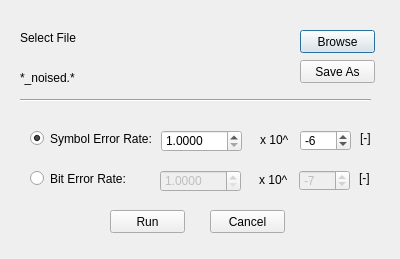
<?xml version="1.0" encoding="UTF-8"?>
<ui version="4.0">
 <class>Channel</class>
 <widget class="QDialog" name="Channel">
  <property name="geometry">
   <rect>
    <x>0</x>
    <y>0</y>
    <width>400</width>
    <height>259</height>
   </rect>
  </property>
  <property name="windowTitle">
   <string>Dialog</string>
  </property>
  <widget class="QPushButton" name="browseButton">
   <property name="geometry">
    <rect>
     <x>300</x>
     <y>30</y>
     <width>75</width>
     <height>23</height>
    </rect>
   </property>
   <property name="text">
    <string>Browse</string>
   </property>
  </widget>
  <widget class="QLabel" name="openLabel">
   <property name="geometry">
    <rect>
     <x>20</x>
     <y>30</y>
     <width>211</width>
     <height>16</height>
    </rect>
   </property>
   <property name="text">
    <string>Select File</string>
   </property>
  </widget>
  <widget class="QPushButton" name="saveButton">
   <property name="geometry">
    <rect>
     <x>300</x>
     <y>60</y>
     <width>75</width>
     <height>23</height>
    </rect>
   </property>
   <property name="text">
    <string>Save As</string>
   </property>
  </widget>
  <widget class="QLabel" name="saveLabel">
   <property name="geometry">
    <rect>
     <x>20</x>
     <y>70</y>
     <width>251</width>
     <height>16</height>
    </rect>
   </property>
   <property name="text">
    <string>*_noised.*</string>
   </property>
  </widget>
  <widget class="Line" name="line">
   <property name="geometry">
    <rect>
     <x>20</x>
     <y>90</y>
     <width>351</width>
     <height>20</height>
    </rect>
   </property>
   <property name="orientation">
    <enum>Qt::Horizontal</enum>
   </property>
  </widget>
  <widget class="QSpinBox" name="spinBox">
   <property name="geometry">
    <rect>
     <x>300</x>
     <y>130</y>
     <width>51</width>
     <height>21</height>
    </rect>
   </property>
   <property name="minimum">
    <number>-99</number>
   </property>
   <property name="maximum">
    <number>0</number>
   </property>
   <property name="value">
    <number>-6</number>
   </property>
  </widget>
  <widget class="QLabel" name="label_4">
   <property name="geometry">
    <rect>
     <x>260</x>
     <y>130</y>
     <width>31</width>
     <height>20</height>
    </rect>
   </property>
   <property name="text">
    <string>x 10^</string>
   </property>
  </widget>
  <widget class="QPushButton" name="runButton">
   <property name="geometry">
    <rect>
     <x>110</x>
     <y>210</y>
     <width>75</width>
     <height>23</height>
    </rect>
   </property>
   <property name="text">
    <string>Run</string>
   </property>
  </widget>
  <widget class="QPushButton" name="cancelButton">
   <property name="geometry">
    <rect>
     <x>210</x>
     <y>210</y>
     <width>75</width>
     <height>23</height>
    </rect>
   </property>
   <property name="text">
    <string>Cancel</string>
   </property>
  </widget>
  <widget class="QLabel" name="label_5">
   <property name="geometry">
    <rect>
     <x>360</x>
     <y>130</y>
     <width>21</width>
     <height>16</height>
    </rect>
   </property>
   <property name="text">
    <string>[-]</string>
   </property>
  </widget>
  <widget class="QDoubleSpinBox" name="doubleSpinBox">
   <property name="geometry">
    <rect>
     <x>161</x>
     <y>130</y>
     <width>81</width>
     <height>22</height>
    </rect>
   </property>
   <property name="decimals">
    <number>4</number>
   </property>
   <property name="minimum">
    <double>1.000000000000000</double>
   </property>
   <property name="maximum">
    <double>10.000000000000000</double>
   </property>
  </widget>
  <widget class="QSpinBox" name="spinBox_2">
   <property name="enabled">
    <bool>false</bool>
   </property>
   <property name="geometry">
    <rect>
     <x>299</x>
     <y>170</y>
     <width>51</width>
     <height>21</height>
    </rect>
   </property>
   <property name="minimum">
    <number>-99</number>
   </property>
   <property name="maximum">
    <number>0</number>
   </property>
   <property name="value">
    <number>-7</number>
   </property>
  </widget>
  <widget class="QLabel" name="label_6">
   <property name="geometry">
    <rect>
     <x>259</x>
     <y>170</y>
     <width>31</width>
     <height>20</height>
    </rect>
   </property>
   <property name="text">
    <string>x 10^</string>
   </property>
  </widget>
  <widget class="QLabel" name="label_7">
   <property name="geometry">
    <rect>
     <x>359</x>
     <y>170</y>
     <width>21</width>
     <height>16</height>
    </rect>
   </property>
   <property name="text">
    <string>[-]</string>
   </property>
  </widget>
  <widget class="QDoubleSpinBox" name="doubleSpinBox_2">
   <property name="enabled">
    <bool>false</bool>
   </property>
   <property name="geometry">
    <rect>
     <x>160</x>
     <y>170</y>
     <width>81</width>
     <height>22</height>
    </rect>
   </property>
   <property name="decimals">
    <number>4</number>
   </property>
   <property name="minimum">
    <double>1.000000000000000</double>
   </property>
   <property name="maximum">
    <double>10.000000000000000</double>
   </property>
  </widget>
  <widget class="QRadioButton" name="radioButton_SER">
   <property name="geometry">
    <rect>
     <x>30</x>
     <y>130</y>
     <width>121</width>
     <height>17</height>
    </rect>
   </property>
   <property name="text">
    <string>Symbol Error Rate:</string>
   </property>
   <property name="checked">
    <bool>true</bool>
   </property>
  </widget>
  <widget class="QRadioButton" name="radioButton_BER">
   <property name="geometry">
    <rect>
     <x>30</x>
     <y>170</y>
     <width>111</width>
     <height>17</height>
    </rect>
   </property>
   <property name="text">
    <string>Bit Error Rate:</string>
   </property>
  </widget>
 </widget>
 <resources/>
 <connections>
  <connection>
   <sender>radioButton_SER</sender>
   <signal>toggled(bool)</signal>
   <receiver>doubleSpinBox_2</receiver>
   <slot>setDisabled(bool)</slot>
   <hints>
    <hint type="sourcelabel">
     <x>115</x>
     <y>134</y>
    </hint>
    <hint type="destinationlabel">
     <x>166</x>
     <y>172</y>
    </hint>
   </hints>
  </connection>
  <connection>
   <sender>radioButton_SER</sender>
   <signal>toggled(bool)</signal>
   <receiver>spinBox_2</receiver>
   <slot>setDisabled(bool)</slot>
   <hints>
    <hint type="sourcelabel">
     <x>138</x>
     <y>144</y>
    </hint>
    <hint type="destinationlabel">
     <x>300</x>
     <y>180</y>
    </hint>
   </hints>
  </connection>
  <connection>
   <sender>radioButton_BER</sender>
   <signal>toggled(bool)</signal>
   <receiver>doubleSpinBox</receiver>
   <slot>setDisabled(bool)</slot>
   <hints>
    <hint type="sourcelabel">
     <x>94</x>
     <y>175</y>
    </hint>
    <hint type="destinationlabel">
     <x>190</x>
     <y>150</y>
    </hint>
   </hints>
  </connection>
  <connection>
   <sender>radioButton_BER</sender>
   <signal>toggled(bool)</signal>
   <receiver>spinBox</receiver>
   <slot>setDisabled(bool)</slot>
   <hints>
    <hint type="sourcelabel">
     <x>57</x>
     <y>179</y>
    </hint>
    <hint type="destinationlabel">
     <x>328</x>
     <y>137</y>
    </hint>
   </hints>
  </connection>
 </connections>
</ui>
